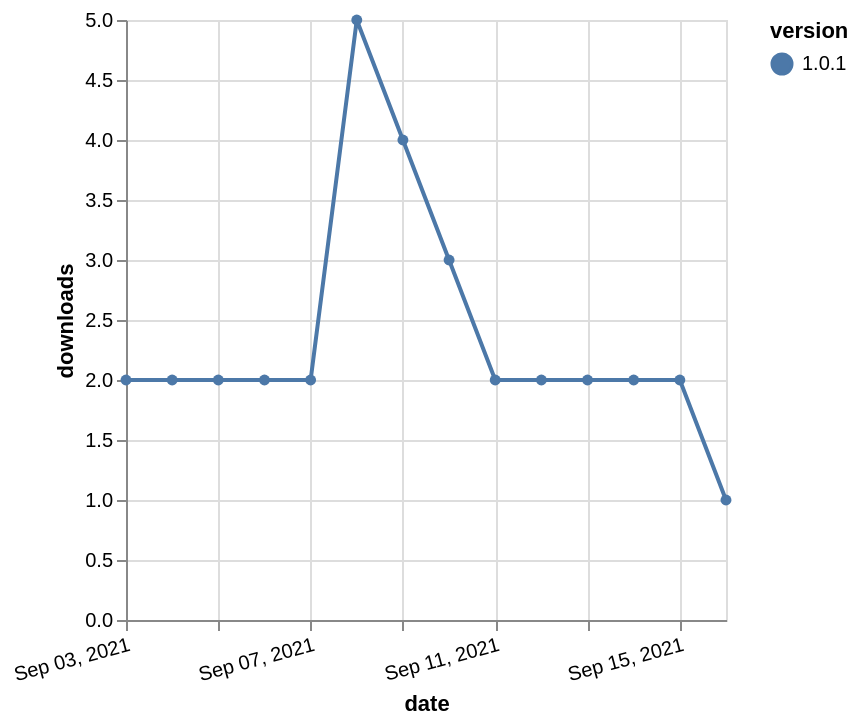

Write a Vega-Lite specification for this figure.
### Vega-Lite specification from a JSON file in a GitHub repository (floating-point values rounded to 4 significant figures)
{"$schema": "https://vega.github.io/schema/vega-lite/v5.json", "description": "A simple bar chart with embedded data.", "data": {"values": [{"date": "2021-09-03", "total": 2849, "delta": 2, "version": "1.0.1"}, {"date": "2021-09-04", "total": 2851, "delta": 2, "version": "1.0.1"}, {"date": "2021-09-05", "total": 2853, "delta": 2, "version": "1.0.1"}, {"date": "2021-09-06", "total": 2855, "delta": 2, "version": "1.0.1"}, {"date": "2021-09-07", "total": 2857, "delta": 2, "version": "1.0.1"}, {"date": "2021-09-08", "total": 2862, "delta": 5, "version": "1.0.1"}, {"date": "2021-09-09", "total": 2866, "delta": 4, "version": "1.0.1"}, {"date": "2021-09-10", "total": 2869, "delta": 3, "version": "1.0.1"}, {"date": "2021-09-11", "total": 2871, "delta": 2, "version": "1.0.1"}, {"date": "2021-09-12", "total": 2873, "delta": 2, "version": "1.0.1"}, {"date": "2021-09-13", "total": 2875, "delta": 2, "version": "1.0.1"}, {"date": "2021-09-14", "total": 2877, "delta": 2, "version": "1.0.1"}, {"date": "2021-09-15", "total": 2879, "delta": 2, "version": "1.0.1"}, {"date": "2021-09-16", "total": 2880, "delta": 1, "version": "1.0.1"}]}, "width": "container", "mark": {"type": "line", "point": {"filled": true}}, "encoding": {"x": {"field": "date", "type": "temporal", "timeUnit": "yearmonthdate", "title": "date", "axis": {"labelAngle": -15}}, "y": {"field": "delta", "type": "quantitative", "title": "downloads"}, "color": {"field": "version", "type": "nominal"}, "tooltip": {"field": "delta"}}}
